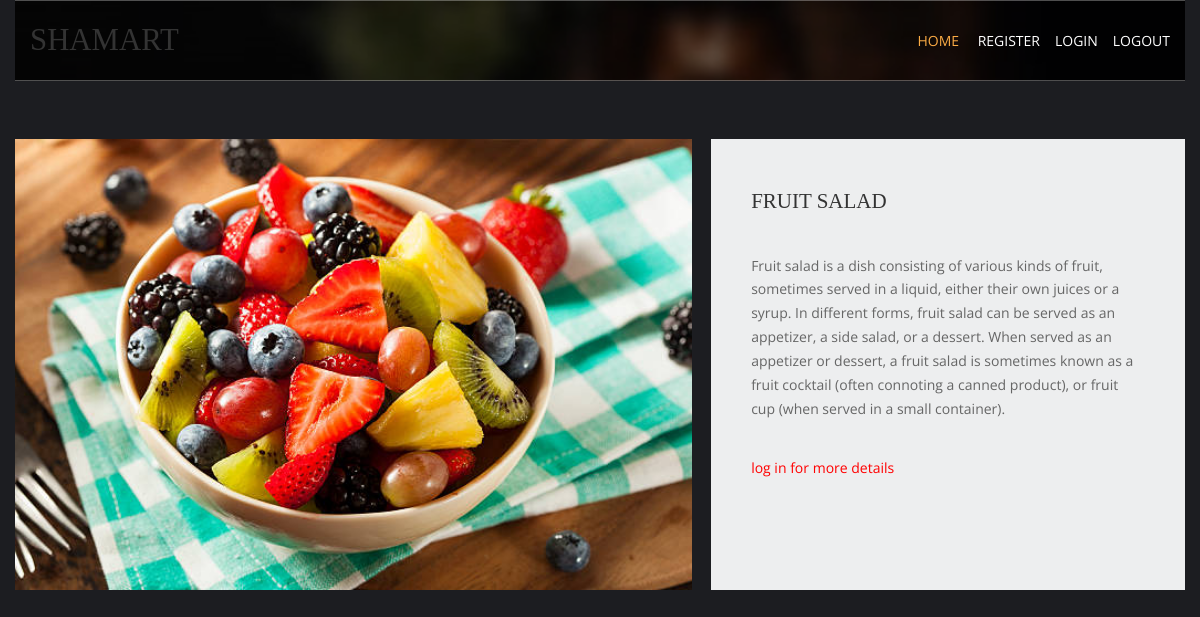
/fruites/fruit-salad, run on the app's committed database.
### shamart/models.py (models this page shows, shortened)
class products(models.Model):
    name=models.CharField(max_length=200,unique=True)
    slug=models.SlugField(max_length=200,unique=True)
    img=models.ImageField(upload_to='product')
    desc=models.TextField()
    stock=models.IntegerField()
    available=models.BooleanField()
    price=models.IntegerField()
    categ=models.ForeignKey(category,on_delete=models.CASCADE)

### shamart/views.py (the view)
# urls.py: path('<slug:c_slug>/<slug:product_slug>',views.proddetails,name='details'),
def proddetails(request,c_slug,product_slug):
    try:
        prod=products.objects.get(categ__slug=c_slug,slug=product_slug)
    except Exception as e:
        raise e
    return render(request,'product.html',{'pr':prod})

### templates/product.html (shortened to what this page needs)
{% extends 'base.html' %}
{% load static %}
{% block content %}
<html lang="en">
<head>
    <link href="{% static 'fontawesome/css/all.min.css' %}" rel="stylesheet" />
    <link href="{% static 'css/templatemo-comparto.css' %}" rel="stylesheet" />
</head>
<body>
<br>
<br>
        <section class="tm-mb-1" id="about">
            <div class="tm-row tm-about-row">
                <div class="tm-section-1-l">
                    <img src="{{pr.img.url}}" style="width:100%;height:100%;" alt="About image" class="tm-img-responsive">
                </div>
                <article class="tm-section-1-r tm-bg-color-8">
                    <h2 class="tm-mb-2 tm-title-color">{{pr.name}}</h2>
                    <p>{{pr.desc}}</p>
                    {% if user.is_authenticated %}
                    <p>PRICE:{{pr.price}}</p>
                    <p>STOCK:{{pr.stock}}</p>
                    {% else %}
                    <p style="color:red">log in for more details </p>
                    {% endif %}
                </article>
            </div>
        </section>
</body>
</html>
{% endblock %}

### static/layout/styles/layout.css (style rules this page uses)
*, *::before, *::after { transition:all .3s ease-in-out; }
body { color:#A5A6AA; background-color:#1C1D21; }

### static/css/templatemo-comparto.css (style rules this page uses)
*, *::before, *::after { box-sizing: border-box; outline: none; }
ul, h1, h2, h3, h4, p, figure { padding: 0; margin: 0; }
body { font-family: 'Open Sans', Arial, sans-serif; font-size: 18px; overflow-x: hidden; padding-left: 15px; padding-right: 15px; margin: 0; }
h2 { font-size: 1.5rem; }
p { color: #666; line-height: 1.7; margin-bottom: 35px; }
h1, h2, h3, h4, h5, h6 { color: #333; }
.tm-mb-1 { margin-bottom: 20px; }
.tm-mb-2 { margin-bottom: 40px; }
.tm-bg-color-8 { background-color: #EDEEEF; }
.tm-img-responsive { max-width: 100%; height: auto; }
.tm-section-1-l { width: 57.85%; margin-right: 1.65%; }
.tm-section-1-r { padding: 50px 40px; width: 40.5%; }
.tm-row { display: flex; }

### static/layout/styles/framework.css (style rules this page uses)
html { overflow-y:scroll; overflow-x:hidden; }
html, body { margin:0; padding:0; font-size:14px; line-height:1.6em; }
*, *::before, *::after { box-sizing:border-box; }
img { width:auto; max-width:100%; height:auto; margin:0; padding:0; border:none; line-height:normal; vertical-align:middle; }
body, input, textarea, select { font-family:Verdana, Geneva, sans-serif; }
h1, h2, h3, h4, h5, h6, .heading { font-family:Georgia, "Times New Roman", Times, serif; }
::placeholder { opacity:1; }
h1, h2, h3, h4, h5, h6, .heading { margin:0 0 20px 0; font-size:1.4rem; line-height:normal; font-weight:normal; text-transform:uppercase; }
address, article, aside, figcaption, figure, footer, header, main, nav, section { display:block; margin:0; padding:0; }

### data on the page
products: img (picture), name "FRUIT SALAD", desc "Fruit salad is a dish consisting of various kinds of fruit, sometimes served in a liquid, either their own juices or a syrup. In different forms, fruit salad can be served as an appetizer, a side salad, or a dessert. When served as an appetizer or dessert, a fruit salad is sometimes known as a fruit cocktail (often connoting a canned product), or fruit cup (when served in a small container)."
